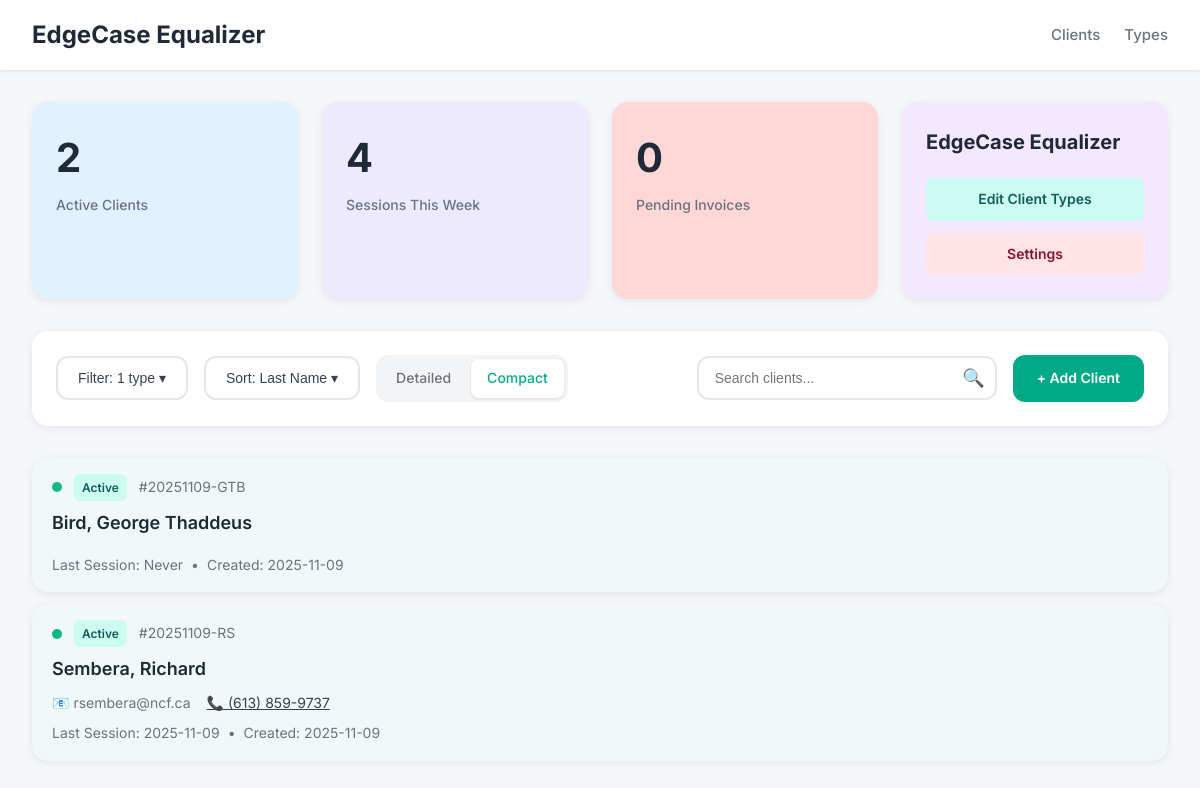
The page / on the database its author committed.
### tables this page shows
CREATE TABLE clients (
                id INTEGER PRIMARY KEY AUTOINCREMENT,
                file_number TEXT UNIQUE NOT NULL,
                first_name TEXT NOT NULL,
                middle_name TEXT,
                last_name TEXT NOT NULL,
                type_id INTEGER NOT NULL,
                created_at INTEGER NOT NULL,
                modified_at INTEGER NOT NULL,
                is_deleted INTEGER DEFAULT 0,
                FOREIGN KEY (type_id) REFERENCES client_types(id)
            );

CREATE TABLE client_types (
                id INTEGER PRIMARY KEY AUTOINCREMENT,
                name TEXT UNIQUE NOT NULL,
                color TEXT NOT NULL,
                code TEXT,
                file_number_style TEXT NOT NULL,
                file_number_prefix TEXT,
                file_number_suffix TEXT,
                file_number_counter INTEGER DEFAULT 0,
                session_fee REAL,
                session_duration INTEGER,
                retention_period INTEGER,
                is_system INTEGER DEFAULT 0,
                created_at INTEGER NOT NULL,
                modified_at INTEGER NOT NULL
            );

CREATE TABLE entries (
                id INTEGER PRIMARY KEY AUTOINCREMENT,
                client_id INTEGER NOT NULL,
                class TEXT NOT NULL,
                created_at INTEGER NOT NULL,
                modified_at INTEGER NOT NULL,
                
                -- Common fields
                description TEXT,
                content TEXT,
                
                -- Profile-specific fields
                email TEXT,
                phone TEXT,
                home_phone TEXT,
                work_phone TEXT,
                text_number TEXT,
                address TEXT,
                date_of_birth TEXT,
                preferred_contact TEXT,
                ok_to_leave_message TEXT,
                emergency_contact_name TEXT,
                emergency_contact_phone TEXT,
                emergency_contact_relationship TEXT,
                referral_source TEXT,
                additional_info TEXT,
                
                -- Session-specific fields
                modality TEXT,
                format TEXT,
                session_number INTEGER,
                service TEXT,
                session_date INTEGER,
                session_time TEXT,
                duration INTEGER,
                fee REAL,
                is_consultation INTEGER DEFAULT 0,
                mood TEXT,
                affect TEXT,
                risk_assessment TEXT,
                
                -- Communication-specific fields
                comm_recipient TEXT,
                comm_type TEXT,
                
                -- Statement-specific fields
                statement_total REAL,
                payment_status TEXT,
                payment_notes TEXT,
                date_sent INTEGER,
                date_paid INTEGER,
                is_void INTEGER DEFAULT 0,
                
                -- Edit tracking
                edit_history TEXT,
                locked INTEGER DEFAULT 0,
                locked_at INTEGER,
                
                FOREIGN KEY (client_id) REFERENCES clients(id)
            );

### web/app.py (the view, shortened to what this page needs)
@app.route('/')
def index():
    type_filter = request.args.getlist('type')  # Can select multiple types
    sort_by = request.args.get('sort', 'last_name')  # Default sort by last name
    sort_order = request.args.get('order', 'asc')  # Default ascending
    search = request.args.get('search', '')
    view_mode = request.args.get('view', 'compact')  # 'detailed' or 'compact'
    all_types = db.get_all_client_types()
    if not type_filter:
        active_type = next((t for t in all_types if t['name'] == 'Active'), None)
        if active_type:
            type_filter = [str(active_type['id'])]
    if search:
        clients = db.search_clients(search)
        clients = [c for c in clients if str(c['type_id']) in type_filter]
    else:
        clients = []
        for type_id in type_filter:
            clients.extend(db.get_all_clients(int(type_id)))
    all_clients = []
    for client_type in all_types:
        all_clients.extend(db.get_all_clients(client_type['id']))
    active_type = next((t for t in all_types if t['name'] == 'Active'), None)
    active_count = len([c for c in all_clients if c['type_id'] == active_type['id']]) if active_type else 0
    from datetime import datetime, timedelta
    week_ago = int((datetime.now() - timedelta(days=7)).timestamp())
    sessions_this_week = 0
    for client in all_clients:
        entries = db.get_client_entries(client['id'], entry_class='session')
        sessions_this_week += sum(1 for e in entries
                                  if e.get('created_at', 0) >= week_ago
                                  and not e.get('is_consultation'))
    pending_invoices = 0
    for client in all_clients:
        if db.get_payment_status(client['id']) == 'pending':
            pending_invoices += 1
    for client in clients:
        client['type'] = db.get_client_type(client['type_id'])
        profile = db.get_profile_entry(client['id'])
        client['email'] = profile.get('email', '') if profile else ''
        client['phone'] = profile.get('phone', '') if profile else ''
        client['home_phone'] = profile.get('home_phone', '') if profile else ''
        client['work_phone'] = profile.get('work_phone', '') if profile else ''
        client['text_number'] = profile.get('text_number', '') if profile else ''
        client['preferred_contact'] = profile.get('preferred_contact', '') if profile else ''
        client['ok_to_leave_message'] = profile.get('ok_to_leave_message', 'yes') if profile else 'yes'
        client['display_phone'] = ''
        client['contact_type'] = 'call'  # Default
        client['contact_icon'] = '📞'
        if client['preferred_contact'] == 'call_cell':
            client['display_phone'] = client['phone']
            client['contact_type'] = 'call'
            client['contact_icon'] = '📞'
        elif client['preferred_contact'] == 'call_home':
            client['display_phone'] = client['home_phone']
            client['contact_type'] = 'call'
            client['contact_icon'] = '📞'
        elif client['preferred_contact'] == 'call_work':
            client['display_phone'] = client['work_phone']
            client['contact_type'] = 'call'
            client['contact_icon'] = '📞'
        elif client['preferred_contact'] == 'email':
            client['display_phone'] = client['phone'] or client['home_phone'] or client['work_phone']
            client['contact_type'] = 'call'
            client['contact_icon'] = '📞'
        else:
            client['display_phone'] = client['phone']
            client['contact_type'] = 'call'
            client['contact_icon'] = '📞'
        last_session = db.get_last_session_date(client['id'])
        client['last_session'] = last_session
        client['payment_status'] = db.get_payment_status(client['id'])
    if sort_by == 'file_number':
        clients.sort(key=lambda c: c['file_number'], reverse=(sort_order == 'desc'))
    elif sort_by == 'last_name':
        clients.sort(key=lambda c: c['last_name'].lower(), reverse=(sort_order == 'desc'))
    elif sort_by == 'first_name':
        clients.sort(key=lambda c: c['first_name'].lower(), reverse=(sort_order == 'desc'))
    elif sort_by == 'created':
        clients.sort(key=lambda c: c['created_at'], reverse=(sort_order == 'desc'))
    elif sort_by == 'last_session':
        clients.sort(key=lambda c: c.get('last_session', 0), reverse=(sort_order == 'desc'))
    return render_template('main_view.html',
                         clients=clients,
                         all_types=all_types,
                         type_filter=type_filter,
                         sort_by=sort_by,
                         sort_order=sort_order,
                         search=search,
                         view_mode=view_mode,
                         active_count=active_count,
                         sessions_this_week=sessions_this_week,
                         pending_invoices=pending_invoices)

### web/templates/main_view.html (shortened to what this page needs)
{% extends "base.html" %}
{% block content %}
<div class="stats-container">
    <div class="stat-card blue">
        <div class="stat-number">{{ active_count }}</div>
        <div class="stat-label">Active Clients</div>
    </div>
    <div class="stat-card purple">
        <div class="stat-number">{{ sessions_this_week }}</div>
        <div class="stat-label">Sessions This Week</div>
    </div>
    <div class="stat-card coral">
        <div class="stat-number">{{ pending_invoices }}</div>
        <div class="stat-label">Pending Invoices</div>
    </div>
    <div class="stat-card lavender nav-card">
        <h2>EdgeCase Equalizer</h2>
        <a href="{{ url_for('manage_types') }}" class="nav-btn teal">Edit Client Types</a>
        <a href="#" class="nav-btn rose">Settings</a>
    </div>
</div>
<div class="controls-bar">
    <div class="controls-left">
        <div style="position: relative;">
            <button class="dropdown-btn" onclick="toggleDropdown('filter-dropdown')">
                Filter: {{ type_filter|length }} type{{ 's' if type_filter|length != 1 else '' }} ▾
            </button>
        </div>
        <div style="position: relative;">
            <button class="dropdown-btn" onclick="toggleDropdown('sort-dropdown')">
                Sort: {{ sort_by|replace('_', ' ')|title }} ▾
            </button>
        </div>
        <div class="view-toggle">
            <a href="?view=detailed{% for t in type_filter %}&type={{ t }}{% endfor %}&sort={{ sort_by }}&order={{ sort_order }}&search={{ search }}"
               class="view-toggle-btn {{ 'active' if view_mode == 'detailed' else '' }}">
                Detailed
            </a>
            <a href="?view=compact{% for t in type_filter %}&type={{ t }}{% endfor %}&sort={{ sort_by }}&order={{ sort_order }}&search={{ search }}"
               class="view-toggle-btn {{ 'active' if view_mode == 'compact' else '' }}">
                Compact
            </a>
        </div>
    </div>
    <div style="display: flex; align-items: center; gap: 1rem;">
        <form method="get" class="search-box">
            <input type="text" name="search" placeholder="Search clients..." value="{{ search }}">
            <span class="search-icon">🔍</span>
        </form>
        <a href="{{ url_for('add_client') }}" class="btn-primary">+ Add Client</a>
    </div>
</div>
{% if clients %}
    <div class="clients-container">
        {% for client in clients %}
        <div class="client-card {{ view_mode }}-view type-{% if client.type.name == 'Active' %}mint{% elif client.type.name == 'Inactive' %}yellow{% else %}pink{% endif %}"
             onclick="window.location='{{ url_for('client_file', client_id=client.id) }}'">
            {% if view_mode == 'detailed' %}
                <div class="payment-dot {{ client.payment_status }}"></div>
                <span class="type-badge type-{% if client.type.name == 'Active' %}mint{% elif client.type.name == 'Inactive' %}yellow{% else %}pink{% endif %}">
                    {{ client.type.name }}
                </span>
                <span class="file-number">#{{ client.file_number }}</span>
                <span class="client-name">{{ client.last_name }}, {{ client.first_name }}{% if client.middle_name %} {{ client.middle_name }}{% endif %}</span>
                <div class="contact-info">
                    {% if client.email %}
                    <a href="mailto:{{ client.email }}" class="contact-link {{ 'preferred' if client.preferred_contact == 'email' else '' }}" onclick="event.stopPropagation()">
                        📧 {{ client.email }}
                    </a>
                    {% endif %}
                    {% if client.display_phone %}
                    <a href="{% if client.contact_type == 'text' %}sms:{% else %}tel:{% endif %}{{ client.display_phone }}"
                       class="contact-link {{ 'preferred' if client.preferred_contact in ['call_cell', 'call_home', 'call_work', 'text'] else '' }}"
                       onclick="event.stopPropagation()">
                        {{ client.contact_icon }} {{ client.display_phone }}
                        {% if client.ok_to_leave_message == 'no' %}⚠️{% endif %}
                    </a>
                    {% endif %}
                </div>
                <div class="dates">
                    <span style="color: #6B7280; font-size: 0.875rem;">{{ client.last_session|timestamp_to_date if client.last_session else 'Never' }}</span>
                    <span style="color: #9CA3AF;">/</span>
                    <span style="color: #6B7280; font-size: 0.875rem;">{{ client.created_at|timestamp_to_date }}</span>
                </div>
            {% else %}
                <div class="card-header">
                    <div class="payment-dot {{ client.payment_status }}"></div>
                    <span class="type-badge type-{% if client.type.name == 'Active' %}mint{% elif client.type.name == 'Inactive' %}yellow{% else %}pink{% endif %}">
                        {{ client.type.name }}
                    </span>
                    <span style="color: #6B7280; font-size: 0.875rem;">#{{ client.file_number }}</span>
                </div>
                <div class="client-name">{{ client.last_name }}, {{ client.first_name }}{% if client.middle_name %} {{ client.middle_name }}{% endif %}</div>
                <div class="contact-row">
                    {% if client.email %}
                    <a href="mailto:{{ client.email }}" class="contact-link {{ 'preferred' if client.preferred_contact == 'email' else '' }}" onclick="event.stopPropagation()">
                        📧 {{ client.email }}
                    </a>
                    {% endif %}
                    {% if client.display_phone %}
                    <a href="{% if client.contact_type == 'text' %}sms:{% else %}tel:{% endif %}{{ client.display_phone }}"
                       class="contact-link {{ 'preferred' if client.preferred_contact in ['call_cell', 'call_home', 'call_work', 'text'] else '' }}"
                       onclick="event.stopPropagation()">
                        {{ client.contact_icon }} {{ client.display_phone }}
                    </a>
                    {% endif %}
                </div>
                <div class="dates-row">
                    <span>Last Session: {{ client.last_session|timestamp_to_date if client.last_session else 'Never' }}</span>
                    <span>•</span>
                    <span>Created: {{ client.created_at|timestamp_to_date }}</span>
                </div>
            {% endif %}
        </div>
        {% endfor %}
    </div>
{% endif %}
{% endblock %}

### rows shown on the page
clients: type.name "Active", file_number "20251109-GTB", last_name "Bird", first_name "George", middle_name "Thaddeus", last_session "Never", created_at "2025-11-09"
client_types: type.name "Active"
clients: file_number "20251109-RS", last_name "Sembera", first_name "Richard", created_at "2025-11-09"
entries: email "rsembera@ncf.ca", display_phone "(613) 859-9737"
entries: last_session "2025-11-09"

### other values the page prints
{{ active_count }} "2"
{{ sessions_this_week }} "4"
{{ pending_invoices }} "0"
{{ type_filter|length }} "1"
{{ sort_by|replace('_', ' ')|title }} "Last Name"
{{ client.contact_icon }} "📞"
